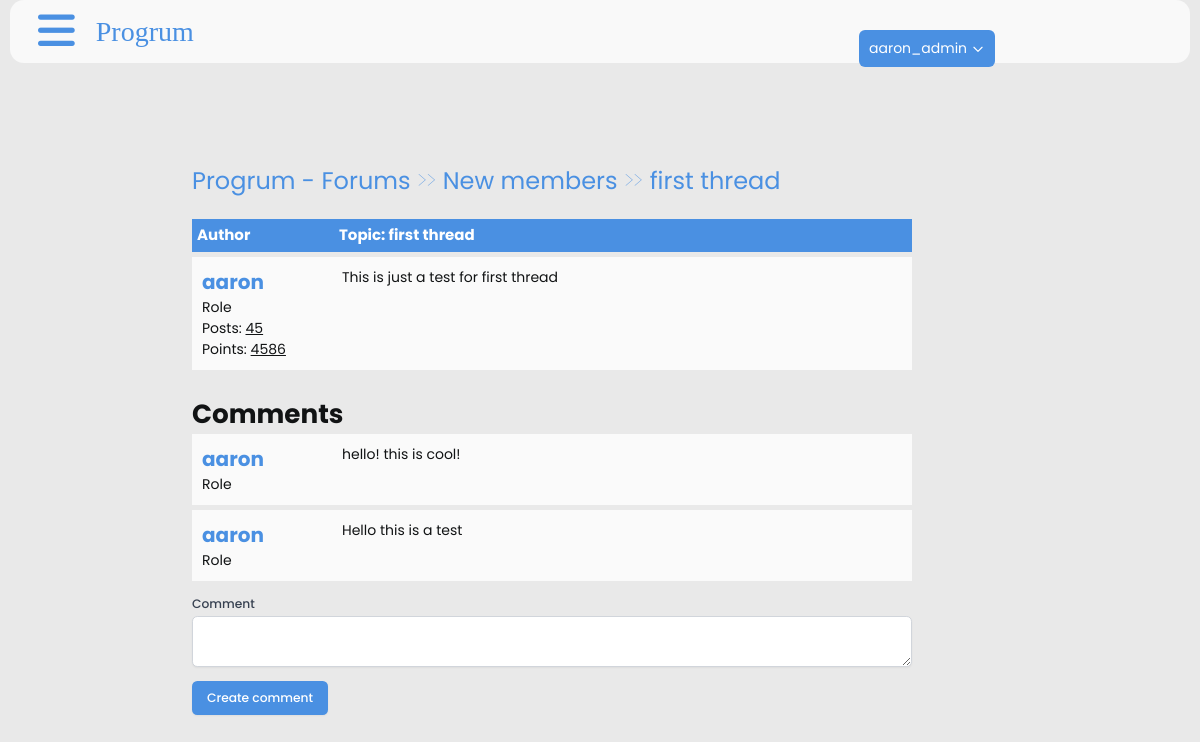
Screenshot of /threads/first-thread-1/ (signed in) with the database file from the repository.
### thread/models.py (models this page shows, shortened)
class Thread(models.Model):
    forum = models.ForeignKey(
        Forum, related_name='threads', on_delete=models.PROTECT)
    title = models.CharField(max_length=100)
    created_by = models.ForeignKey(User, on_delete=models.CASCADE)
    body = models.TextField()
    slug = models.SlugField(unique=True)
    created_at = models.DateTimeField(auto_now_add=True)
    updated_at = models.DateTimeField(auto_now=True)
    views = models.PositiveIntegerField(default=0)

### forum/models.py (models this page shows, shortened)
class Forum(models.Model):
    name = models.CharField(max_length=100)
    description = models.TextField()
    slug = models.SlugField(unique=True)

### post/models.py (models this page shows, shortened)
class Post(models.Model):
    thread = models.ForeignKey(Thread, related_name='posts', on_delete=models.CASCADE)
    author = models.ForeignKey(User, on_delete=models.CASCADE)
    body = models.TextField()
    slug = models.SlugField()
    created_at = models.DateTimeField(auto_now_add=True)
    updated_at = models.DateTimeField(auto_now=True)

### thread/views.py (the view)
# urls.py: path("<slug:slug>/", views.thread_page, name="thread_page"),
def thread_page(request, slug):
    try:
        thread = get_object_or_404(Thread, slug=slug)
        thread.views += 1
        thread.save()
        posts = Post.objects.filter(thread=thread).order_by('created_at')
    except Thread.DoesNotExist:
        raise Http404("Thread does not exist")
    return render(request, 'threads/thread_page.html', {'thread': thread, 'posts': posts})

### thread/templates/threads/thread_page.html (shortened to what this page needs)
{% extends '_base.html' %}
{% block content %}
  <div class="container">
    <div class="navigate">
      <span><a href="{% url 'index' %}">Progrum - Forums</a> >> <a href="{% url 'forum_detail' thread.forum.slug %}">{{ thread.forum.name }}</a> >> <a href="">{{ thread.title }}</a></span>
    </div>
    <div class="topic-container">
      <div class="head">
        <div class="authors">Author</div>
        <div class="content">Topic: {{ thread.title }}</div>
      </div>
      <div class="body">
        <div class="authors">
          <div class="username">
            <a href="">{{ thread.created_by }}</a>
          </div>
          <div>Role</div>
          <div>
            Posts: <u>45</u>
          </div>
          <div>
            Points: <u>4586</u>
          </div>
        </div>
        <div class="content">{{ thread.body }}</div>
      </div>
    </div>
    <h2 class="mt-8">Comments</h2>
    {% for post in posts %}
      <div class="comments-container">
        <div class="body">
          <div class="authors">
            <div class="username">
              <a href="">{{ post.author }}</a>
            </div>
            <div>Role</div>
          </div>
          <div class="content">{{ post.body }}</div>
        </div>
      </div>
    {% endfor %}
    <form action="{% url 'create_post' thread.slug %}" method="post" class="mt-4">
      <div class="mb-4">
        <label for="body" class="block text-sm font-medium text-gray-700">Comment</label>
        <textarea name="body" id="body" class="mt-1 block w-full px-3 py-2 border border-gray-300 rounded-md shadow-sm focus:outline-none focus:ring-indigo-500 focus:border-indigo-500 sm:text-sm" required></textarea>
      </div>
      <button type="submit" class="btn">Create comment</button>
    </form>
  </div>
{% endblock %}

### templates/_base.html (shortened to what this page needs)
{% load compress %}
{% load static %}
<!DOCTYPE html>
<html lang="en">
  <head>
    <link rel="stylesheet" href="https://cdnjs.cloudflare.com/ajax/libs/font-awesome/6.0.0/css/all.min.css" />
    {% compress css %}
    <link rel="stylesheet" href="{% static 'src/output.css' %}" />
    <link rel="stylesheet" href="{% static 'css/style.css' %}" />
    {% endcompress %}
  </head>
  <body class="">
    <header>
      <div class="navbar">
        <a class="bar-icon" id="iconBar" onclick="hideIconBar()"><i class="fa fa-bars"></i></a>
        <div class="brand">Progrum</div>
      </div>
      <ul class="search-box flex">
        {% if user.is_authenticated %}
          <li class="mx-2 relative">
            <button id="dropdownButton" class="flex items-center">
              {{ user.username }}
              <svg class="ml-1 w-4 h-4" fill="none" stroke="currentColor" viewBox="0 0 24 24">
                <path stroke-linecap="round" stroke-linejoin="round" stroke-width="2" d="M19 9l-7 7-7-7"></path>
              </svg>
            </button>
          </li>
        {% endif %}
      </ul>
    </header>
    <main class="container mx-auto mt-4">
      <div class="mx-4 lg:mx-32">
        {% block content %}
        {% endblock %}
      </div>
    </main>
  </body>
</html>

### static/css/style.css (style rules this page uses)
* { box-sizing: border-box; }
html { font-size: 14px; font-family: "Poppins", sans-serif; background-color: rgb(233, 233, 233); color: #111314; }
a { color: #4a90e2; font-weight: bolder; text-decoration: none; }
.container { margin: 20px; padding: 20px; }
header { margin-inline: 10px; }
.navbar { display: flex; align-items: center; background-color: #f9f9f9; border-radius: 1rem; }
.bar-icon { font-size: 3rem; display: inline-block; margin-left: 2rem; color: #4a90e2; cursor: pointer; }
.brand { font-size: 2rem; display: inline-block; margin-left: 1.5rem; color: #4a90e2; font-family: aquire; }
.search-box button { padding: 8px 10px; background-color: #4a90e2; color: #fff; border: none; border-radius: 6px; font-size: 14px; cursor: pointer; transition: background-color 0.3s ease, transform 0.2s ease; white-space: nowrap; }
@media (min-width: 769px) { .search-box { position: absolute; top: 30px; left: 71%; width: 27%; margin: 0; } }
.navigate { margin-block: 20px; font-weight: lighter; font-size: 24px; color: #4a90e2; }
.navigate a { color: #4a90e2; }
.head { display: flex; background-color: #4a90e2; padding: 5px; font-weight: bold; font-size: 15px; color: #ffffff; }
.authors { flex: 20%; }
.content { flex: 80%; }
.body { display: flex; background-color: #fafafa; padding: 10px; margin-top: 5px; }
.body .authors .username { font-size: 20px; }

### rows the page displays
Thread: forum.name "New members", title "first thread", created_by "aaron", body "This is just a test for first thread"
Post: author "aaron", body "hello! this is cool!"
Post: author "aaron", body "Hello this is a test"

### other values shown
{{ user.username }} "aaron_admin"
